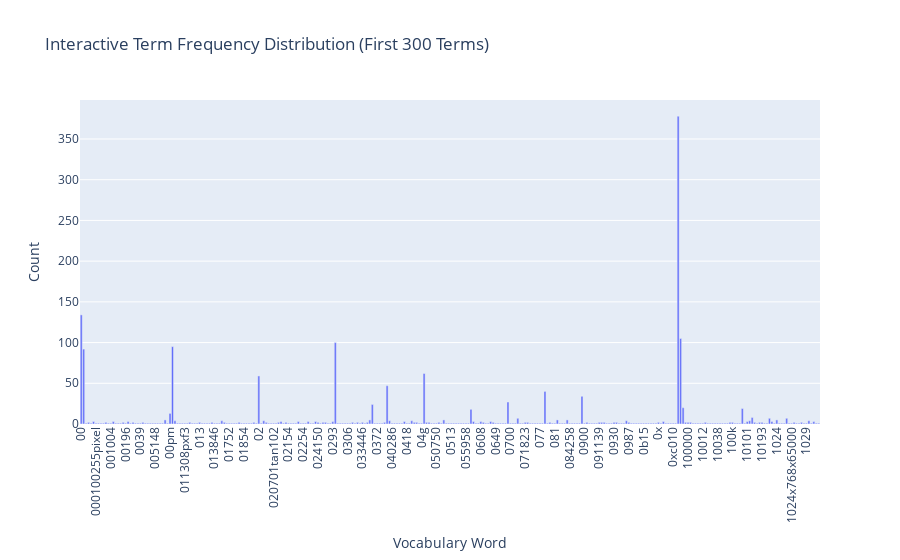

Source (notebook cell):
### Markdown cell above
### >>> **Exercise 12 (take home):**
If you want a nicer interactive visualization here, I would encourage you try to install and use plotly to achieve this.

### Code cell
# Answer here

# plotly was installe above before if not uncomment the following:
# !pip3 install plotly
import plotly.express as px

# moe appealing graphics with an interactive plot
# not all 300 labels are shown on x-axis to avoid clutter
subset_terms = count_vect.get_feature_names_out()[:300]
subset_freqs = term_frequencies[:300]

df_plotly = pd.DataFrame({
    'Term': subset_terms,
    'Frequency': subset_freqs
})

fig = px.bar(df_plotly, x='Term', y='Frequency',
             title='Interactive Term Frequency Distribution (First 300 Terms)',
             labels={'Term': 'Vocabulary Word', 'Frequency': 'Count'})
fig.update_layout(xaxis_tickangle=-90)
fig.show()

### Figure 1 — Plotly figure (JSON) as saved in the notebook; plotly's stock layout.template omitted (floating-point values rounded to 4 significant figures; data arrays with more than 128 entries replaced by an {"elided": "..."} marker saying what was removed)
{"data": [{"hovertemplate": "Vocabulary Word=%{x}<br>Count=%{y}<extra></extra>", "legendgroup": "", "marker": {"color": "#636efa", "pattern": {"shape": ""}}, "name": "", "orientation": "v", "showlegend": false, "textposition": "auto", "type": "bar", "x": {"elided": "300 str values"}, "xaxis": "x", "y": {"elided": "300 int values"}, "yaxis": "y"}], "layout": {"barmode": "relative", "legend": {"tracegroupgap": 0}, "title": {"text": "Interactive Term Frequency Distribution (First 300 Terms)"}, "xaxis": {"anchor": "y", "domain": [0, 1], "tickangle": -90, "title": {"text": "Vocabulary Word"}}, "yaxis": {"anchor": "x", "domain": [0, 1], "title": {"text": "Count"}}}}
